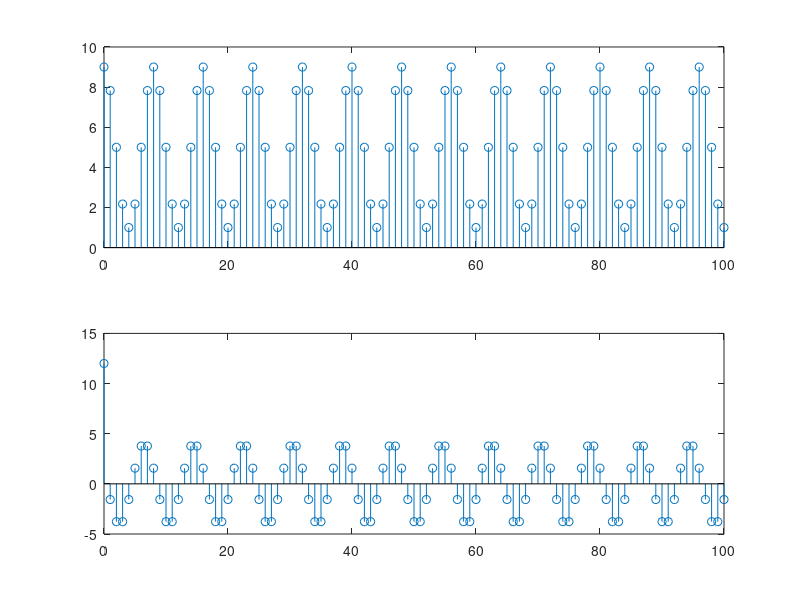

Reproduce this figure in MATLAB.
clear

h = [1, -1]*4/3;

n = 0:100;
x = 5 + 4*cos(pi/4*n);

y = conv(h,x);

figure(1)
subplot(211)
stem(n, x)
subplot(212)
stem(n, y(1:length(n)))
